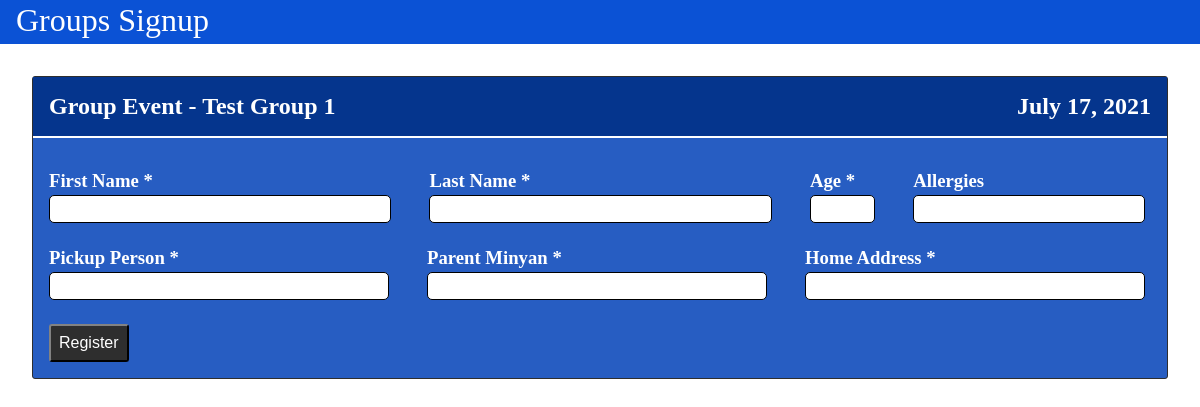
The page /register/2/1 on the database its author committed.
### signupApp/models.py (models this page shows, shortened)
class event(models.Model):
    title = models.CharField(max_length=200)
    date = models.DateField()
    groups = models.ManyToManyField(group)
    active = models.BooleanField()

class group(models.Model):
    name = models.CharField(max_length=200)
    max = models.IntegerField()
    active = models.BooleanField()

### signupApp/views.py (the view, shortened to what this page needs)
# urls.py: path("register/<int:eventID>/<int:groupID>", views.registerView, name="register"),
def registerView(response, eventID, groupID):
    evnt = event.objects.filter(pk=eventID).first()
    grp = group.objects.filter(pk=groupID).first()
    if not evnt or not grp or not evnt.active:
        return redirect("index")
    if regisration.objects.filter(event=evnt, group=grp).count() >= grp.max:
        return redirect("index")
    form = registerForm()
    data = {"form": form, "event":evnt, "group":grp}
    return render(response, "signupApp/register.html", data)

### signupApp/forms.py
class registerForm(forms.Form):
    firstName = forms.CharField(label='First Name', max_length=200, required=True)
    lastName = forms.CharField(label='Last Name', max_length=200, required=True)
    age = forms.IntegerField(label="Age", required=True, min_value=0, max_value=20)
    pickupName = forms.CharField(label='Pickup Person', max_length=200, required=True)
    parentLocation = forms.CharField(label='Parent Minyan', max_length=200, required=True)
    allergies = forms.CharField(label='Allergies', max_length=200, required=False)
    address = forms.CharField(label='Home Address', max_length=200, required=True)

### signupApp/templates/signupApp/register.html (shortened to what this page needs)
{% load static %}
<!DOCTYPE html>
<html lang="en">
<head>
    <link rel="stylesheet" href="{% static 'signupApp/main.css' %}">
    <link rel="stylesheet" href="{% static 'signupApp/register.css' %}">
</head>
<body>
    <div class="head">
        <a href="/" class="homeLink">Groups Signup</a>
    </div>
    <div class="mainCard">
        <div class="cardHead">
            <h2>{{event.title}} - {{group.name}}</h2>
            <h2>{{event.date}}</h2>
        </div>
        <form action="" method="post">
            <div class="inputGroup-221">
                <div>
                    <h3>{{form.firstName.label}} *</h3>
                    {{form.firstName}}
                </div>
                <div>
                    <h3>{{form.lastName.label}} *</h3>
                    {{form.lastName}}
                </div>
                <div>
                    <h3>{{form.age.label}} *</h3>
                    {{form.age}}
                </div>
                <div>
                    <h3>{{form.allergies.label}}</h3>
                    {{form.allergies}}
                </div>
            </div>
            <div class="inputGroup-111">
                <div>
                    <h3>{{form.pickupName.label}} *</h3>
                    {{form.pickupName}}
                </div>
                <div>
                    <h3>{{form.parentLocation.label}} *</h3>
                    {{form.parentLocation}}
                </div>
                <div>
                    <h3>{{form.address.label}} *</h3>
                    {{form.address}}
                </div>
            </div>
            <button type="submit", name="save">Register</button>
        </form>
    </div>
</body>
</html>

### signupApp/static/signupApp/main.css (style rules this page uses)
body { margin: 0; padding: 0; }
.head { background-color: rgb(11, 82, 213); padding: 0px 1rem .3rem 1rem; margin: 0; color: white; display: flex; align-items:baseline; justify-content: space-between; font-size: 2rem; }
.homeLink { text-decoration: none; color: white; }
.mainCard { margin: 2rem; border: 1px solid; border-color: rgb(46, 46, 46); border-radius: 3px; background-color: #275dc2; color: white; }
.cardHead { display: flex; justify-content: space-between; align-items: baseline; flex-wrap: wrap; margin-bottom: 2rem; background-color: #05358d; padding: 1rem; border-bottom: 2px solid white; }

### signupApp/static/signupApp/register.css (style rules this page uses)
form { margin: 1rem; margin-right: 2rem; }
h3, h2 { margin: 0; }
input { border-radius: 5px; border: 1.5px solid; font-size: 1rem; padding: 4px; width: 100%; margin-bottom: .5rem; margin-top: .2rem; }
.inputGroup-221 { display: grid; grid-template-columns: 3fr 3fr .5fr 2fr; margin-bottom: 1rem; gap: 3rem; }
.inputGroup-111 { display: grid; grid-template-columns: 1fr 1fr 1fr; margin-bottom: 1rem; gap: 3rem; }
button[type=submit] { background-color:rgb(46, 46, 46); border-color:rgb(46, 46, 46); border-radius: 3px; color: white; font-size: 1rem; padding: .5rem; }

### rows shown on the page
event: title "Group Event", date "July 17, 2021"
group: name "Test Group 1"
